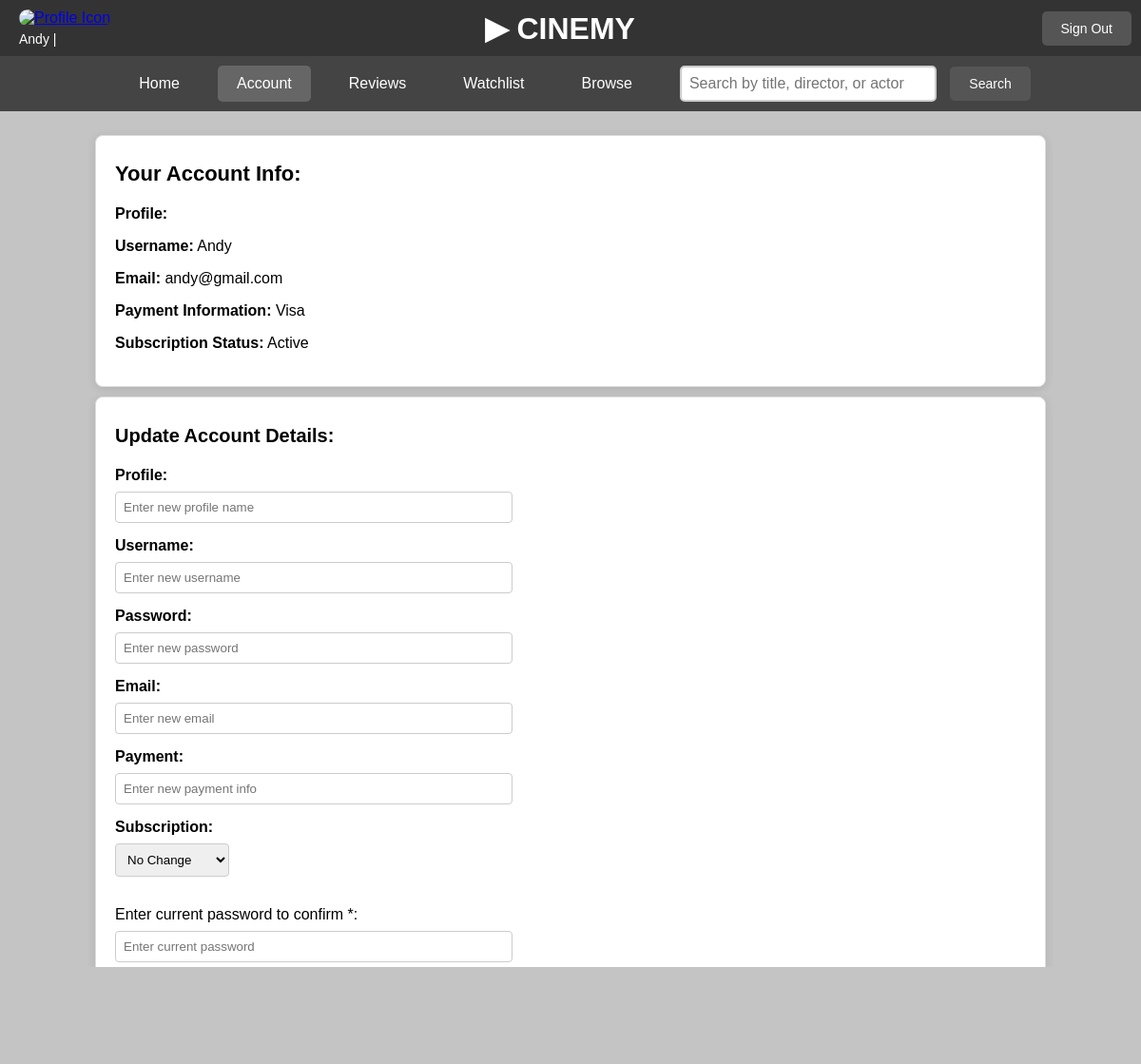
Screenshot of /account.php (signed in) with the database file from the repository.
### tables this page shows
CREATE TABLE `user_accounts` (
  `user_account_id` int NOT NULL AUTO_INCREMENT,
  `user_account_email` varchar(60) NOT NULL UNIQUE,
  `username` varchar(60) NOT NULL UNIQUE,
  `password` varchar(60) NOT NULL,
  `subscription_status` ENUM('active', 'inactive') DEFAULT 'inactive',
  `payment_info` varchar(60) DEFAULT NULL,
  PRIMARY KEY (`user_account_id`)
);

### account.php (the view, shortened to what this page needs)
<?php
require '_DB_connection.php';
$user_account_id = $_SESSION['user_account_id'];
$username = $_SESSION['username'];
$user_profile_name = $_SESSION['user_profile_name'];
$query =
    "SELECT ua.subscription_status, ua.payment_info, ua.user_account_email
    FROM user_profiles up
    JOIN user_accounts ua ON up.user_account_id = ua.user_account_id
    WHERE ua.user_account_id = ? LIMIT 1";
$stmt = $conn->prepare($query);
$stmt->bind_param("i", $user_account_id);
$stmt->execute();
$result = $stmt->get_result();
if ($result->num_rows > 0) {
    $user = $result->fetch_assoc();
    $subscription_status = $user['subscription_status'];
    $payment_info = $user['payment_info'] ? $user['payment_info'] : 'None';
    $user_account_email = $user['user_account_email'];
}
else {
    $username = 'Unknown User';
    $subscription_status = 'Inactive';
    $payment_info = 'No payment info available';
    $user_account_email = 'No email available';
}
?>
<!DOCTYPE html>
<html lang="en">
<head>
</head>
<body>
<header>
    <div class = "profile-box">
        <div class="profile-icon">
            <a href="user_profiles.php" class="profile-button">
                <img src="https://img.freepik.com/premium-vector/black-silhouette-default-profile-avatar_664995-354.jpg?semt=ais_hybrid" alt="Profile Icon">
            </a>
            <div class="profile-info">
                <?php echo ucwords(strtolower(htmlspecialchars($username))) . " | " . ucwords(strtolower(htmlspecialchars($user_profile_name))); ?>
            </div>
        </div>
    </div>
    <h1>▶ CINEMY</h1>
    <form action="account.php" method="POST" style="display: inline;">
        <button type="submit" name="logout" class="logout-btn">Sign Out</button>
    </form>
</header>
<div class="menu-bar">
    <a href="user_homepage.php">Home</a>
    <a href="account.php" style="background-color: #666;">Account</a>
    <a href="reviews.php">Reviews</a>
    <a href="watchlists.php">Watchlist</a>
    <a href="browse.php">Browse</a>
    <div class="search-bar">
        <form action="search.php" method="GET">
            <input type="text" name="search_query" placeholder="Search by title, director, or actor" required>
            <button type="submit">Search</button>
        </form>
    </div>
</div>
<main>
    <section class="account-info">
        <h2><span style="font-size: 22px; font-weight: bold;">Your Account Info:</span></h2>
        <p><strong>Profile:</strong> <?php echo ucwords(strtolower(htmlspecialchars($user_profile_name))); ?></p>
        <p><strong>Username:</strong> <?php echo ucwords(strtolower(htmlspecialchars($username))); ?></p>
        <p><strong>Email:</strong> <?php echo htmlspecialchars($user_account_email); ?></p>
        <p><strong>Payment Information:</strong> <?php echo ucwords(strtolower(htmlspecialchars($payment_info))); ?></p>
        <p><strong>Subscription Status:</strong> <?php echo ucwords(strtolower($subscription_status)); ?></p>
    </section>
    <section class="update-account-info">
        <h2><span style="font-size: 20px; font-weight: bold;">Update Account Details:</span></h2>
        <form action="account.php" method="POST" style="display: flex; flex-direction: column; align-items: flex-start; margin-bottom: 10px; max-width: 400px;">
            <label for="new_user_profile_name" style="width: 100%; font-weight: bold; margin-bottom: 8px;">Profile:</label>
            <input type="text" name="new_user_profile_name" id="new_user_profile_name" placeholder="Enter new profile name" style="width: 100%; padding: 8px; margin-bottom: 15px; border: 1px solid #ccc; border-radius: 4px;">
            <label for="new_username" style="width: 100%; font-weight: bold; margin-bottom: 8px;">Username:</label>
            <input type="text" name="new_username" id="new_username" placeholder="Enter new username" style="width: 100%; padding: 8px; margin-bottom: 15px; border: 1px solid #ccc; border-radius: 4px;">
            <label for="new_password" style="width: 100%; font-weight: bold; margin-bottom: 8px;">Password:</label>
            <input type="password" name="new_password" id="new_password" placeholder="Enter new password" style="width: 100%; padding: 8px; margin-bottom: 15px; border: 1px solid #ccc; border-radius: 4px;">
            <label for="new_email" style="width: 100%; font-weight: bold; margin-bottom: 8px;">Email:</label>
            <input type="email" name="new_email" id="new_email" placeholder="Enter new email" style="width: 100%; padding: 8px; margin-bottom: 15px; border: 1px solid #ccc; border-radius: 4px;">
            <label for="new_payment_info" style="width: 100%; font-weight: bold; margin-bottom: 8px;">Payment:</label>
            <input type="text" name="new_payment_info" id="new_payment_info" placeholder="Enter new payment info" style="width: 100%; padding: 8px; margin-bottom: 15px; border: 1px solid #ccc; border-radius: 4px;">
            <label for="new_subscription_status" style="width: 100%; font-weight: bold; margin-bottom: 8px;">Subscription:</label>
            <select name="new_subscription_status" id="new_subscription_status" style="width: 100%; width: 120px; padding: 8px; margin-bottom: 15px; border: 1px solid #ccc; border-radius: 4px;">
                <option value="No Change">No Change</option>
            </select>
            <p style="margin-bottom: 8px;">Enter current password to confirm *:</p>
            <input type="password" name="current_password" id="current_password" placeholder="Enter current password" style="width: 100%; padding: 8px; margin-bottom: 15px; border: 1px solid #ccc; border-radius: 4px;">
            <div class="button-container">
                <button type="submit" class="update-btn" name="change">Confirm Changes</button>
                <button type="submit" class="delete-btn" name="delete">Delete Account</button>
            </div>
        </form>
</section>
</main>
</body>
</html>

### account.php (style rules this page uses)
body { font-family: Helvetica, sans-serif; background-color: #c4c4c4; margin: 0; padding: 0; background-image: url('https://wallpaperbat.com/img/8612835-minimalist-fog-5120-x-2880.jpg'); background-position: center; background-attachment: fixed; background-size: cover; height: 100vh; }
header { background-color: #333; color: #fff; padding: 10px; display: flex; align-items: center; justify-content: space-between; position: relative; box-sizing: border-box; }
.profile-icon { align-items: left; flex-direction: column; text-align: left; }
.profile-box { display: flex; align-items: left; flex-direction: column; text-align: left; width: 500px; }
.profile-icon img { width: 40px; height: 40px; margin-left: 10px; border-radius: 10px; margin-bottom: 5px; }
.profile-info { font-size: 14px; color: #fff; margin-left: 10px; }
header h1 { margin: 0; flex-grow: 1; text-align: left; }
.logout-btn { background-color: #555; color: white; padding: 10px 20px; text-decoration: none; border-radius: 5px; font-size: 14px; transition: background-color 0.3s ease; border: none; cursor: pointer; }
.update-btn { background-color: #555; width: 140px; color: white; padding: 10px 10px; text-decoration: none; border-radius: 5px; font-size: 14px; transition: background-color 0.3s ease; border: none; color: white; border: none; border-radius: 4px; cursor: pointer; }
.delete-btn { background-color: #872d2d; width: 140px; padding: 10px 10px; text-decoration: none; border-radius: 5px; font-size: 14px; transition: background-color 0.3s ease; border: none; color: white; border: none; cursor: pointer; }
.menu-bar { background-color: #444; display: flex; justify-content: center; padding: 10px; align-items: center; }
.menu-bar a { color: white; text-decoration: none; padding: 10px 20px; margin: 0 10px; border-radius: 5px; font-size: 16px; transition: background-color 0.3s ease; }
.menu-bar .search-bar { display: flex; align-items: center; margin-left: 20px; }
.menu-bar .search-bar input { padding: 8px; font-size: 16px; border: 2px solid #ccc; border-radius: 5px; width: 250px; }
.menu-bar .search-bar button { padding: 10px 20px; background-color: #555; color: white; border: none; border-radius: 5px; cursor: pointer; font-size: 14px; transition: background-color 0.3s ease; margin-left: 10px; }
main { padding: 15px 100px; text-align: center; }
.account-info { background-color: #fff; padding: 5px 20px 20px 20px; border-radius: 8px; box-shadow: 0 2px 10px rgba(0, 0, 0, 0.1); position: relative; border: 1px solid #ddd; margin: 10px 0; text-align: left; }
.update-account-info { background-color: #fff; padding: 5px 20px 20px 20px; border-radius: 8px; box-shadow: 0 2px 10px rgba(0, 0, 0, 0.1); position: relative; border: 1px solid #ddd; margin: 10px 0; text-align: left; }
.profile-button img { width: 35px; height: 35px; border-radius: 10px; transition: transform 0.3s ease, box-shadow 0.3s ease; padding: 0px 0px; cursor: pointer; }
.button-container { display: flex; justify-content: flex-end; gap: 10px; }

### rows the page displays
user_accounts: user_account_email "andy@gmail.com", payment_info "Visa", subscription_status "Active"

### other values shown
$username "Andy"
